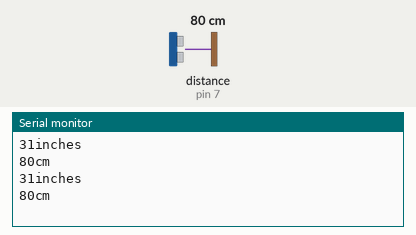
The sketch below on a simulated Arduino Uno, built with avr-gcc and run on an emulated ATmega328P. On the bench: the last lines printed to the serial monitor. Wiring (inferred from the names in the program): ultrasonic range finder: trigger pin 8; echo pin 7. The test bench sets the inputs (shaded band); at power-on: distance to the obstacle (sensor on pin 7) 80 cm. The echo pulse lasts 58.3 µs per cm.

Above: at 1.8 s.
1.9 s: distance to the obstacle (sensor on pin 7) set to 2 cm
At 2.8 s:
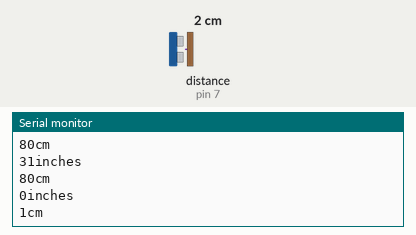
3.4 s: distance to the obstacle (sensor on pin 7) set to 4 cm
At 4.6 s:
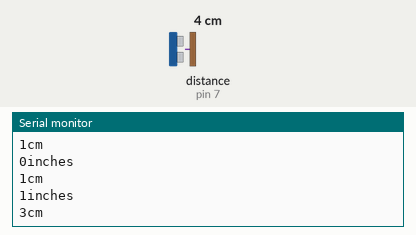
Timing chart, 0 to 6.4 s (numbered marks = the images above; inputs shaded):
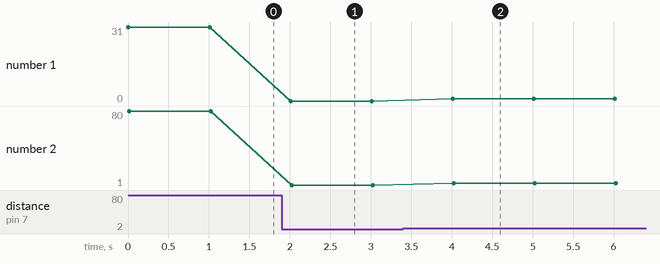

Measured:
- after the input at 1.9 s, the serial monitor: prints a new line after 0.11 s (image 1)
- after the input at 3.4 s, the serial monitor: prints a new line after 0.61 s (image 2)
- plotted number 1: 31 → 0 after the input at 1.9 s
- plotted number 2: 80 → 1 after the input at 1.9 s, 1 → 3 after the input at 3.4 s

The sketch:

UltrasonicPing.ino
```cpp
const int trigPin=8;
const int echoPin=7;
  long duration, distance,inches,cm;
void setup() {
  // put your setup code here, to run once:
  Serial.begin(9600);
  pinMode(echoPin,INPUT);
  pinMode(trigPin,OUTPUT);

}

void loop() {
  // put your main code here, to run repeatedly:

  digitalWrite(trigPin, LOW);
  delayMicroseconds(20);
  digitalWrite(trigPin, HIGH);
  delayMicroseconds(50);
  digitalWrite(trigPin, LOW);

  duration=pulseIn(echoPin, HIGH);

  distance=(duration*0.034)/2;

  inches = microsecondsToInches(duration);
  cm= microsecondsToCentimeters(duration);
  Serial.print(inches);
  Serial.println("inches");

  Serial.print(cm);
  Serial.println("cm");
  Serial.println();
  Serial.println();
  delay(1000);
}

long microsecondsToInches(long microseconds){
  return microseconds/74/2;
}

long microsecondsToCentimeters(long microseconds){
  return microseconds/29/2;
}
```
